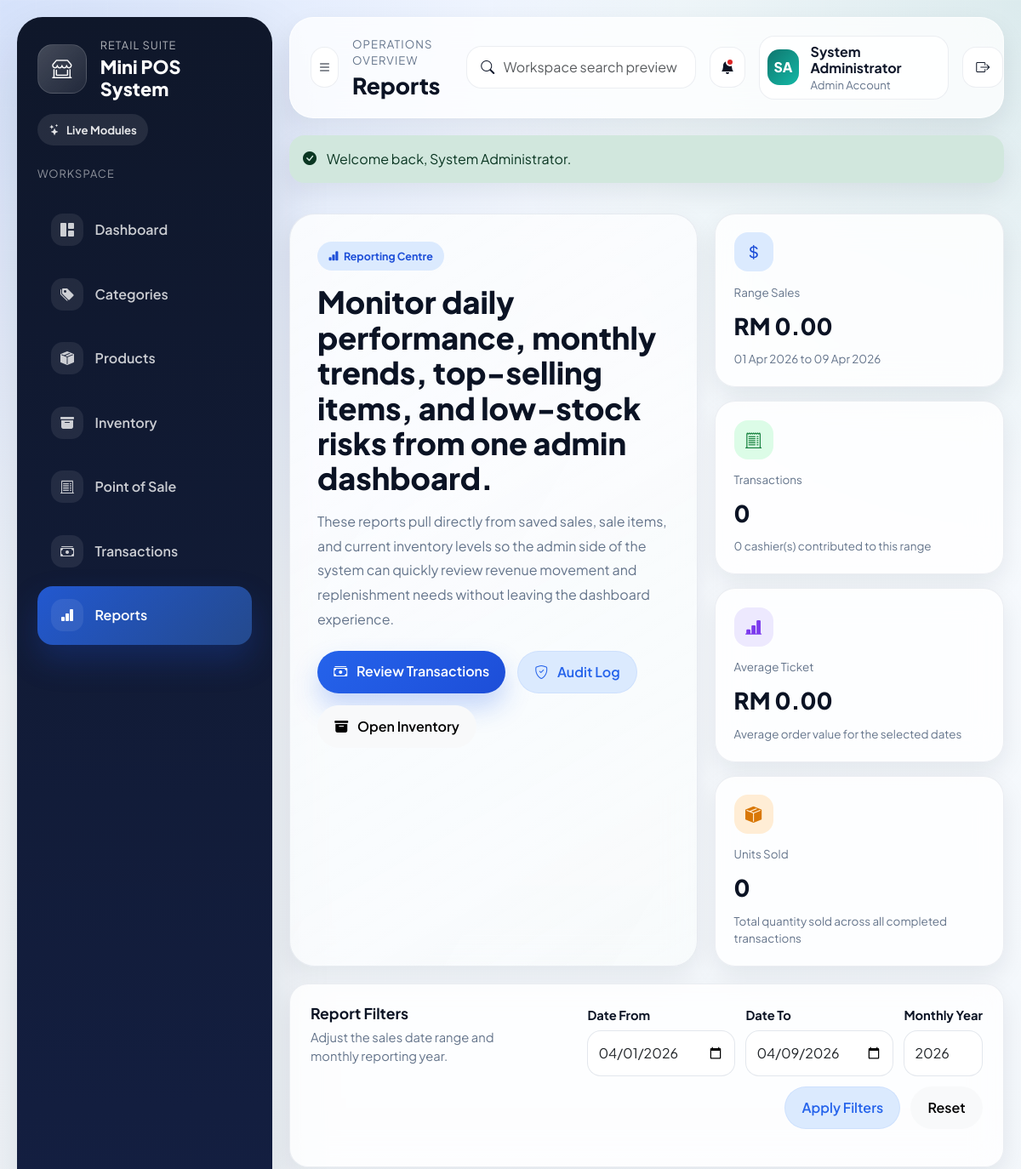
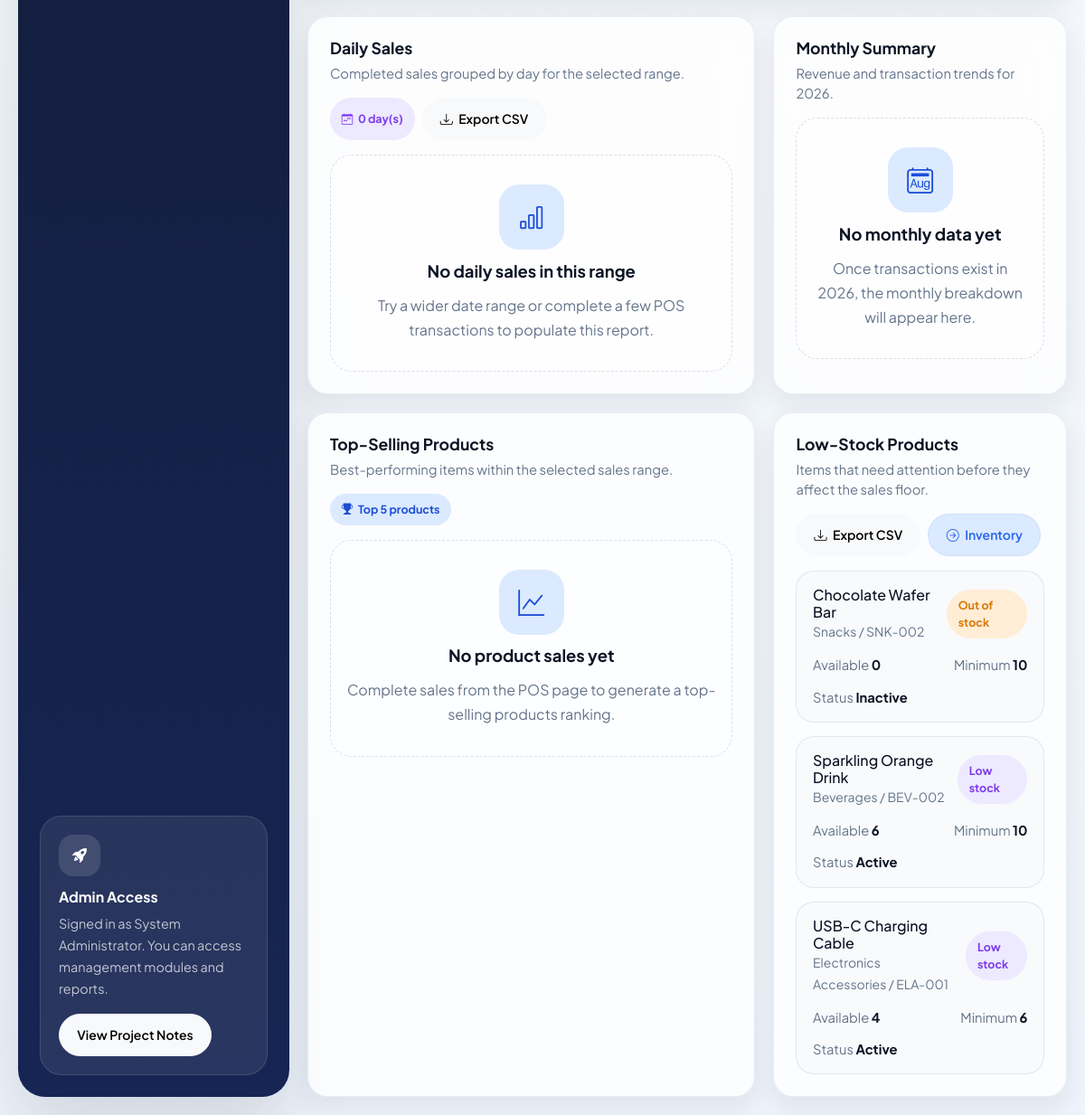
Page /modules/reports/index.php (signed in) on the committed database (2 pictures, top to bottom).
### tables this page shows
CREATE TABLE IF NOT EXISTS products (
    id INT UNSIGNED AUTO_INCREMENT PRIMARY KEY,
    category_id INT UNSIGNED NOT NULL,
    sku VARCHAR(50) NOT NULL,
    name VARCHAR(150) NOT NULL,
    description TEXT NULL,
    unit_price DECIMAL(10, 2) NOT NULL DEFAULT 0.00,
    cost_price DECIMAL(10, 2) NOT NULL DEFAULT 0.00,
    stock_quantity INT NOT NULL DEFAULT 0,
    min_stock_level INT NOT NULL DEFAULT 5,
    status ENUM('active', 'inactive') NOT NULL DEFAULT 'active',
    created_at TIMESTAMP DEFAULT CURRENT_TIMESTAMP,
    updated_at TIMESTAMP DEFAULT CURRENT_TIMESTAMP ON UPDATE CURRENT_TIMESTAMP,
    UNIQUE KEY uq_products_sku (sku),
    KEY idx_products_category_id (category_id),
    CONSTRAINT fk_products_category
        FOREIGN KEY (category_id) REFERENCES categories(id)
        ON UPDATE CASCADE
        ON DELETE RESTRICT
);

CREATE TABLE IF NOT EXISTS categories (
    id INT UNSIGNED AUTO_INCREMENT PRIMARY KEY,
    name VARCHAR(100) NOT NULL,
    description VARCHAR(255) NULL,
    created_at TIMESTAMP DEFAULT CURRENT_TIMESTAMP,
    updated_at TIMESTAMP DEFAULT CURRENT_TIMESTAMP ON UPDATE CURRENT_TIMESTAMP,
    UNIQUE KEY uq_categories_name (name)
);

### modules/reports/index.php (the view, shortened to what the rows shown need)
<?php
require_once __DIR__ . '/../../includes/helpers/reports.php';
$lowStockProducts = fetch_low_stock_report(6);
require __DIR__ . '/../../includes/layout/app-shell-start.php';
?>
<section class="content-grid report-content-grid">
    <article class="section-card glass-card">
        <?php if ($lowStockProducts === []): ?>
            <div class="empty-state empty-state--compact">
                <div class="empty-state__icon"><i class="bi bi-check2-circle"></i></div>
                <h4>No low-stock items</h4>
                <p>Current products are above their minimum stock thresholds.</p>
            </div>
        <?php else: ?>
            <div class="report-stack">
                <?php foreach ($lowStockProducts as $product): ?>
                    <?php $isOutOfStock = (int) $product['stock_quantity'] === 0; ?>
                    <div class="report-list-card">
                        <div class="report-list-card__top">
                            <div>
                                <h4><?= htmlspecialchars((string) $product['name'], ENT_QUOTES, 'UTF-8'); ?></h4>
                                <small><?= htmlspecialchars((string) $product['category_name'], ENT_QUOTES, 'UTF-8'); ?> / <?= htmlspecialchars((string) $product['sku'], ENT_QUOTES, 'UTF-8'); ?></small>
                            </div>
                            <span class="<?= $isOutOfStock ? 'badge-soft-warning' : 'badge-soft-info'; ?>">
                                <?= $isOutOfStock ? 'Out of stock' : 'Low stock'; ?>
                            </span>
                        </div>
                        <div class="report-inline-metrics">
                            <span>Available <strong><?= (int) $product['stock_quantity']; ?></strong></span>
                            <span>Minimum <strong><?= (int) $product['min_stock_level']; ?></strong></span>
                            <span>Status <strong><?= htmlspecialchars(ucfirst((string) $product['status']), ENT_QUOTES, 'UTF-8'); ?></strong></span>
                        </div>
                    </div>
                <?php endforeach; ?>
            </div>
        <?php endif; ?>
    </article>
</section>
<?php require __DIR__ . '/../../includes/layout/app-shell-end.php'; ?>

### rows in the picture
products: name "Chocolate Wafer Bar", category.name "Snacks", sku "SNK-002", shows "Out of stock", stock_quantity "0", min_stock_level "10", status "Inactive"
products: name "Sparkling Orange Drink", category.name "Beverages", sku "BEV-002", shows "Low stock", stock_quantity "6", min_stock_level "10", status "Active"
products: name "USB-C Charging Cable", category.name "Electronics Accessories", sku "ELA-001", shows "Low stock", stock_quantity "4", min_stock_level "6", status "Active"

### other values in the picture
APP_NAME "Mini POS System"
$item['label'] "Dashboard"
$item['label'] "Categories"
$item['label'] "Products"
$item['label'] "Inventory"
$item['label'] "Point of Sale"
$item['label'] "Transactions"
$item['label'] "Reports"
current_user_name() "System Administrator"
$pageTitle "Reports"
user_initials($currentUserName) "SA"
$currentUserName "System Administrator"
$currentUserRole "Admin"
$successMessage "Welcome back, System Administrator."
$overview['total_sales'] "0.00"
